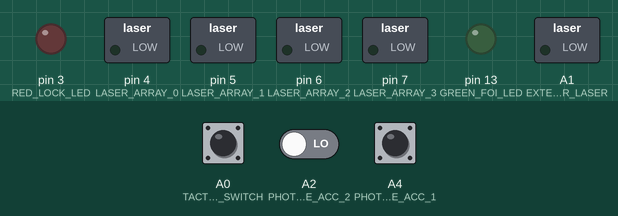
This sketch was run on a simulated Arduino Uno, built with avr-gcc and run on an emulated ATmega328P. On the bench: switched loads named in the sketch (green lamp = pin HIGH), output pins drawn as LEDs (lit = HIGH). The test bench sets the inputs (shaded band); at power-on: A0 (TACTILE_SWITCH) HIGH, A4 (PHOTODIODE_ACC_1) LOW, A2 (PHOTODIODE_ACC_2) LOW.

Above: at 1.2 s.
1.3 s: A0 (TACTILE_SWITCH) pulled LOW for 0.15 s
At 2.5 s:
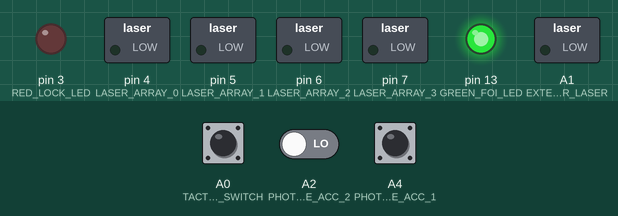
2.9 s: A4 (PHOTODIODE_ACC_1) pulsed HIGH 2 times (0.12 s each, 0.3 s apart)
At 3.08 s:
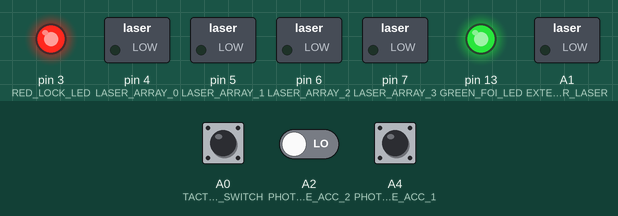
Timing chart, 0 to 5.9 s (numbered marks = the images above; inputs shaded):
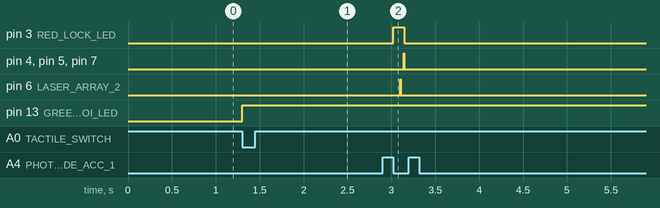

The sketch:

20220805.1056_Arduino_Uno_laser_array_cooperative_phase_lock.ino
```cpp
#define TACTILE_SWITCH A0
#define EXTERNAL_HEADER_LASER A1
#define PHOTODIODE_ACC_3 A3
#define PHOTODIODE_ACC_2 A2
#define PHOTODIODE_ACC_1 A4
#define PHOTODIODE_ACC_0 A5

const int LASER_ARRAY_0 = 4;
const int LASER_ARRAY_1 = 5;
const int LASER_ARRAY_2 = 6;
const int LASER_ARRAY_3 = 7;
const int RED_LOCK_LED = 3;
const int GREEN_FOI_LED = LED_BUILTIN;

const unsigned int cycle_time = 8; // 10 ms for fast clock; 2000 for slow.

// Make state global so other can see it too.
enum FOI_states {off, on} FOI_state = off;

void cooperative_detect_rising_edge_of_FOI(void) {
  static unsigned long time_rising_edge_detected;
  unsigned long length_of_FOI = 0;

  if (!digitalRead(PHOTODIODE_ACC_3)) {
    if (off == FOI_state) {
      time_rising_edge_detected = millis(); // now
      FOI_state = on;
    }
  }
  else {
    if (on == FOI_state) {
      unsigned long now = millis();
      length_of_FOI = now - time_rising_edge_detected;
      FOI_state = off;
      Serial.print("length_of_FOI = ");
      Serial.print(length_of_FOI);
      Serial.println(" ms");
    }
  }
  return;
}

void wait_for_rising_edge_of_bit(unsigned int which_bit) {
  static enum bit_states {invalid, off, on} bit_state = invalid;
  int sensed = -1;
  bool found = false;

  while (!found) {
    switch (which_bit) {
      case 3:
        sensed = !digitalRead(PHOTODIODE_ACC_3);
        break;
      case 2:
        sensed = !digitalRead(PHOTODIODE_ACC_2);
        break;
      case 1:
        sensed = !digitalRead(PHOTODIODE_ACC_1);
        break;
      case 0:
        sensed = !digitalRead(PHOTODIODE_ACC_0);
        break;
      default:
        sensed = 0;
        break;
    }

    switch(bit_state) {
      case invalid:
        if (sensed) {
          bit_state = on;
        }
        else {
          bit_state = off;
        }
        break;
      case off:
        if (sensed) {
          bit_state = on; // And we found the leading edge.
          found = true;
        }
        break;
      case on:
        if (!sensed) {
          bit_state = off;
        }
        break;
      default:
        bit_state = invalid;
        break;
    }
  }
}

void laser_off(void) {
  digitalWrite(EXTERNAL_HEADER_LASER, LOW);
}

void laser_on(void) {
  digitalWrite(EXTERNAL_HEADER_LASER, HIGH);
}

void lock_led_on(void) {
  digitalWrite(RED_LOCK_LED, HIGH);
}

void lock_led_off(void) {
  digitalWrite(RED_LOCK_LED, LOW);
}

void green_led_on(void) {
  digitalWrite(GREEN_FOI_LED, HIGH);
}

void green_led_off(void) {
  digitalWrite(GREEN_FOI_LED, LOW);
}

void all_lasers_off(void) {
  digitalWrite(LASER_ARRAY_0, LOW);
  digitalWrite(LASER_ARRAY_1, LOW);
  digitalWrite(LASER_ARRAY_2, LOW);
  digitalWrite(LASER_ARRAY_3, LOW);
}

void setup() {
  Serial.begin(9600);

  pinMode(EXTERNAL_HEADER_LASER, OUTPUT);
  laser_off();

  pinMode(PHOTODIODE_ACC_3, INPUT);
  pinMode(PHOTODIODE_ACC_2, INPUT);
  pinMode(PHOTODIODE_ACC_1, INPUT);
  pinMode(PHOTODIODE_ACC_0, INPUT);

  pinMode(GREEN_FOI_LED, OUTPUT);
  pinMode(RED_LOCK_LED, OUTPUT);
  pinMode(TACTILE_SWITCH, INPUT_PULLUP);

  pinMode(LASER_ARRAY_0, OUTPUT);
  pinMode(LASER_ARRAY_1, OUTPUT);
  pinMode(LASER_ARRAY_2, OUTPUT);
  pinMode(LASER_ARRAY_3, OUTPUT);

  all_lasers_off();
}

void laser_3_on(void) {
  digitalWrite(LASER_ARRAY_3, HIGH);
}

void laser_3_off(void) {
  digitalWrite(LASER_ARRAY_3, LOW);
}

void laser_2_on(void) {
  digitalWrite(LASER_ARRAY_2, HIGH);
}

void laser_2_off(void) {
  digitalWrite(LASER_ARRAY_2, LOW);
}

void laser_1_on(void) {
  digitalWrite(LASER_ARRAY_1, HIGH);
}

void laser_1_off(void) {
  digitalWrite(LASER_ARRAY_1, LOW);
}

void laser_0_on(void) {
  digitalWrite(LASER_ARRAY_0, HIGH);
}

void laser_0_off(void) {
  digitalWrite(LASER_ARRAY_0, LOW);
}

void cooperative_test_all_lasers(void) {
  static unsigned int time_of_last_state_transition = 0;
  static unsigned int now;
  const unsigned int interval = 500;
  static int test_laser = 0;

  now = millis();
  if (now - time_of_last_state_transition < interval) {
    return;
  }
  else {
      switch (test_laser) {
      case 0:
        laser_0_on();
        laser_1_off();
        laser_2_off();
        laser_3_off();
        test_laser = 1;
        break;
      case 1:
        laser_0_off();
        laser_1_on();
        laser_2_off();
        laser_3_off();
        test_laser = 2;
        break;
      case 2:
        laser_0_off();
        laser_1_off();
        laser_2_on();
        laser_3_off();
        test_laser = 3;
        break;
      case 3:
        laser_0_off();
        laser_1_off();
        laser_2_off();
        laser_3_on();
        test_laser = 0;
        break;
      default:
        all_lasers_off();
        test_laser = 0;
        break;
    }
    time_of_last_state_transition = now;
  }
}

// Make lock and go global so others can see them.
bool lock = false;
bool go = false;

void cooperative_button_press_detector(void) {
  if (!digitalRead(TACTILE_SWITCH)) {
    go = true;
  }
}

void cooperative_lock_indicator(void) {
  if (lock) {
    lock_led_on();
  }
  else {
    lock_led_off();
  }
}

void wait_n_cycles(unsigned int n) {
  delay(cycle_time * n);
}

void wait_one_instruction(void) {
  wait_n_cycles(12);
}
void fire_lasers (int laser_3, int laser_2, int laser_1, int laser_0) {
  if (laser_3) laser_3_on();
  if (laser_2) laser_2_on();
  if (laser_1) laser_1_on();
  if (laser_0) laser_0_on();
  wait_n_cycles(1);
  all_lasers_off();
}

void loop() {
  unsigned int instruction = 0;
  unsigned int cycle = 0;

  // digitalWrite(LED_BUILTIN, !digitalRead(PHOTODIODE_ACC_3));

  cooperative_button_press_detector();
  // cooperative_lock_indicator();

  if (go) {
    green_led_on();

    // First telltale: write 0010 to address 1011.
    wait_for_rising_edge_of_bit(1);
    lock_led_on();
    wait_n_cycles(7); // seven cycles to end of SR instruction
    wait_n_cycles(3); // three cycles into NOP instruction
    fire_lasers(0, 1, 0, 0); // turn NOP into STA (0100)
    wait_n_cycles(4);
    fire_lasers(1, 0, 1, 1); // change address to 1011
    lock_led_off();

    // Second telltale: write 0110 to address 1100 (!ended up w/JMP)
    wait_for_rising_edge_of_bit(2);
    lock_led_on();
    wait_n_cycles(10);
    fire_lasers(0, 1, 0, 0); // Change NOP to STA
    wait_n_cycles(4);
    fire_lasers(1, 1, 0, 0); // Change address to 1100 in STA cycle 5.
    wait_n_cycles(1);
    fire_lasers(0, 0, 1, 0); // Change accumulator to 0110 in STA cycle 9.
    lock_led_off();

    // Third telltale: write 1011 to address 1101.
    wait_for_rising_edge_of_bit(0);
    lock_led_on();
    wait_n_cycles(10);
    fire_lasers(0, 1, 0, 0); // change NOP to STA
    wait_n_cycles(4);
    fire_lasers(1, 1, 0, 1); // change address to 1101
    wait_n_cycles(1);
    fire_lasers(1, 0, 1, 0); // change value from ACC (1000) to 1011.
    lock_led_off();

    // Now force a branch to address 1011.

    // This isn't working yet.

/*
    wait_n_cycles(4); // wait out the STA instruction.
    wait_n_cycles(3); // and then 4 cycles into the JMP instruction following
    fire_lasers(1, 0, 0, 1);
*/

    wait_for_rising_edge_of_bit(1); // accumulator contains 0010
    lock_led_on();
    wait_n_cycles(7); // wait out the SR instruction
    wait_n_cycles(3);
    fire_lasers(0, 1, 1, 0); // change NOP to JMP instruction
    wait_n_cycles(4);
    fire_lasers(1, 0, 1, 1); // change address to 1011
    lock_led_off();

    green_led_off();
    go = false;
  }

  // cooperative_detect_rising_edge_of_FOI();
  // cooperative_test_all_lasers();
}
```

Measured:
- after the input at 1.3 s, pin 13 (GREEN_FOI_LED): LOW → HIGH at once
- after the input at 2.9 s, pin 3 (RED_LOCK_LED): LOW → HIGH after 0.12 s, → LOW 0.13 s later; pin 4 (LASER_ARRAY_0), pin 5 (LASER_ARRAY_1), pin 7 (LASER_ARRAY_3): LOW → HIGH after 0.24 s, → LOW 0.01 s later; pin 6 (LASER_ARRAY_2): LOW → HIGH after 0.20 s, → LOW 0.01 s later
